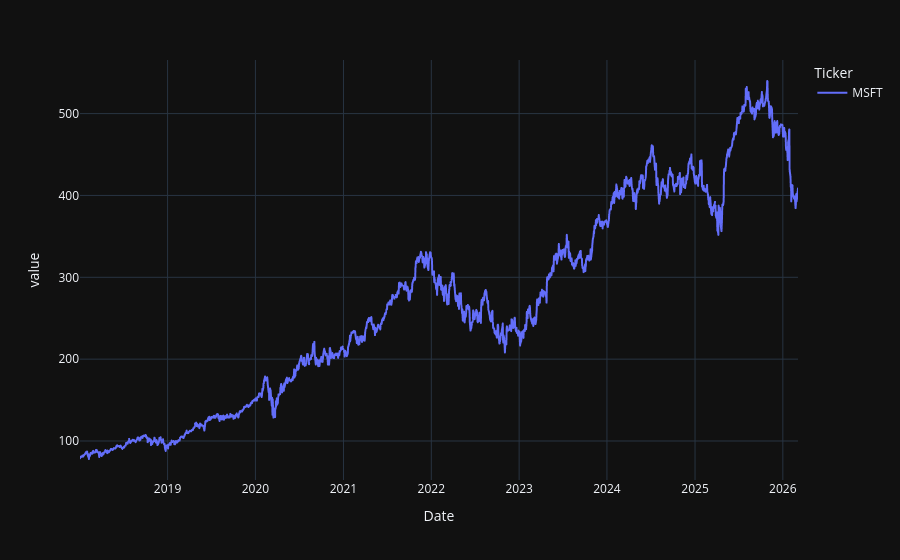

Notebook code for this chart:
### Code cell
df["Close"].plot()

### Figure 1 — Plotly figure (JSON) as saved in the notebook; plotly's stock layout.template omitted (floating-point values rounded to 4 significant figures; data arrays with more than 128 entries replaced by an {"elided": "..."} marker saying what was removed)
{"data": [{"hovertemplate": "Ticker=MSFT<br>Date=%{x}<br>value=%{y}<extra></extra>", "legendgroup": "MSFT", "line": {"color": "#636efa", "dash": "solid"}, "marker": {"symbol": "circle"}, "mode": "lines", "name": "MSFT", "showlegend": true, "type": "scattergl", "x": {"elided": "2054 str values"}, "xaxis": "x", "y": {"elided": "2054 float values"}, "yaxis": "y"}], "layout": {"legend": {"title": {"text": "Ticker"}, "tracegroupgap": 0}, "margin": {"t": 60}, "xaxis": {"anchor": "y", "domain": [0, 1], "title": {"text": "Date"}}, "yaxis": {"anchor": "x", "domain": [0, 1], "title": {"text": "value"}}}}
